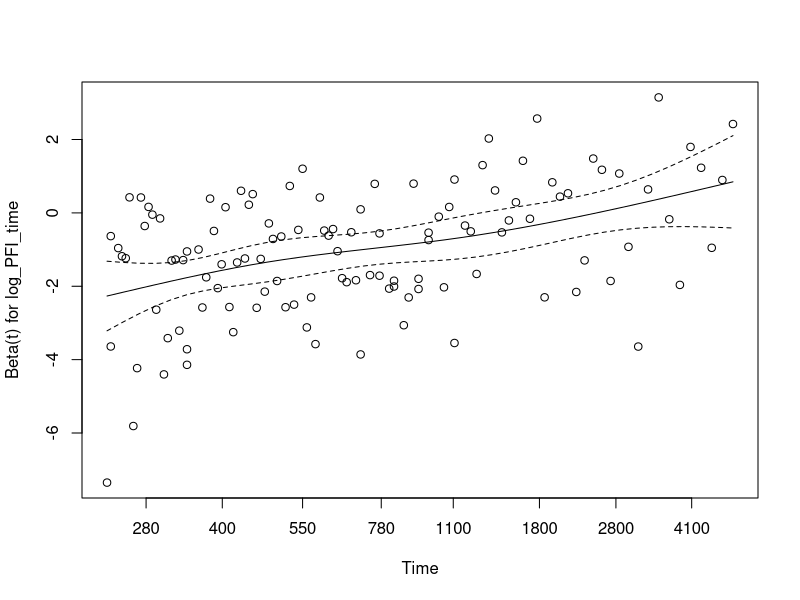
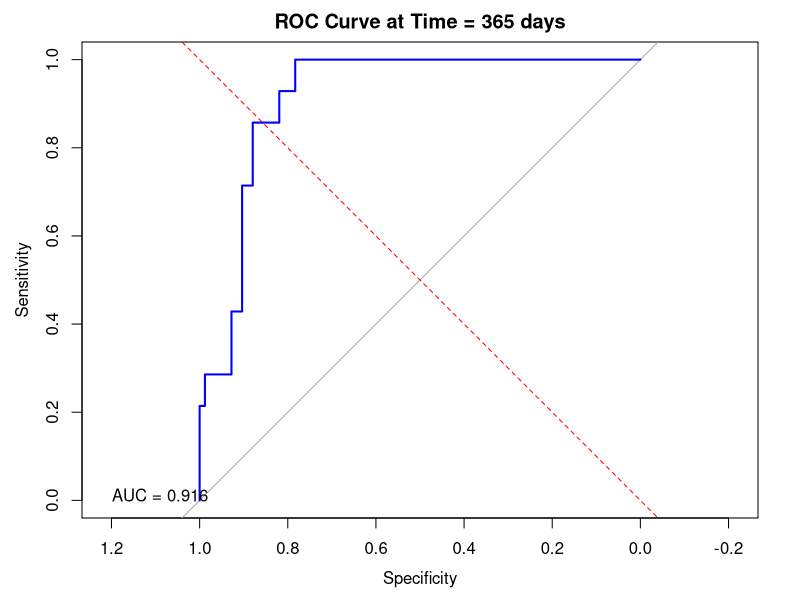

R code for these plots, in order:
library(survival)  # Load the survival package for survival analysis
library(pROC)  # Load the pROC package for ROC curve analysis

set.seed(111)  # Set the random seed for reproducibility

# Read the data file "LUNG.txt", which is tab-separated, with the first row as the header
df = read.table("LUNG.txt", sep = "\t", header = TRUE)

# Extract the variable names from the second to the fifteenth columns
predict_variable = colnames(df)[2:15]
predict_variable  # Print the variable names

# Get the number of rows in the data frame
n <- nrow(df)

# Randomly select 65% of the data as the training set
train_indices <- sample(1:n, size = 0.65 * n)

# Split the data into training and testing sets based on the indices
train_data <- df[train_indices, ]  # Training data
test_data <- df[-train_indices, ]  # Testing data

# Initialize the matrix X for training data
X <- NULL

# Combine the predictor variables from the training data into matrix X
for (i in seq_along(predict_variable)) {	
	X <- cbind(X, train_data[[predict_variable[i]]])
}
# Convert to matrix form
X = as.matrix(X)

# Create a data frame for the Cox model with the survival time, event status, predictor variables,
# and the logarithm of PFI time
train <- data.frame(
  OS.time = train_data$OS.time,  # Overall survival time
  OS = train_data$OS,  # Overall survival event status
  X,  # Predictor variables
  log_PFI_time = log(train_data$PFI.time)  # Logarithm of PFI time
)

# Fit a Cox proportional hazards model using the training data
fit = coxph(Surv(OS.time, OS) ~ ., data = train)

# Test the proportional hazards assumption for the Cox model
zp = cox.zph(fit)
zp  # Print the test results

# Plot the Schoenfeld residuals for the log_PFI_time variable (15th covariate)
plot(zp[15])

# Split the training data into time intervals for time-dependent analysis
# The `cut` parameter specifies the time points at which the data is split
train_group = survSplit(Surv(OS.time, OS) ~ ., data = train, episode = "tgroup", cut = c(590, 1200))

# Fit a Cox model with time-dependent coefficients, using the split training data
fit2 = coxph(Surv(tstart, OS.time, OS) ~ X1 + X2 + X3 + X4 + X5 + X6 + X7 + X8 + X9 + X10 + X11 + X12 + X13 + X14 + 
             log_PFI_time:strata(tgroup), data = train_group)
fit2  # Print the model summary


# Test the proportional hazards assumption for the time-dependent Cox model
cox.zph(fit2)

# Initialize the matrix X for testing data
X <- NULL
for (i in seq_along(predict_variable)) {	
	X <- cbind(X, test_data[[predict_variable[i]]])
}
# Convert to matrix form
X = as.matrix(X)

# Define the time interval for ROC analysis
time_start <- 0  # Start of the interval
time_end <- 365  # End of the interval (1 year)
# Define the event status for OS at the end of the time interval (1 year)
event_OS_365 <- with(test_data, ifelse(OS.time > time_start & OS.time <= time_end & OS == 1, 1, 0))

# Create a data frame for the test data with the survival time, event status,
# predictor variables, logarithm of PFI time, and the event status for 1 year OS
test <- data.frame(
  OS.time = test_data$OS.time,  # Overall survival time
  OS = test_data$OS,  # Overall survival event status
  X,  # Predictor variables
  log_PFI_time = log(test_data$PFI.time),  # Logarithm of PFI time
  event_OS_365 = event_OS_365  # Event status for 1 year OS
)

# Split the test data into time intervals for time-dependent analysis
test_group = survSplit(Surv(OS.time, OS) ~ ., data = test, episode = "tgroup", cut = c(590, 1150))

# Predict the risk scores for the test data using the time-dependent Cox model
test_predict <- data.frame(
  test_group,
  risk_predict = predict(fit2, newdata = test_group, type = "risk")
)

# Create a final test data frame with risk scores for the first time interval
test_final <- data.frame(
  test,
  risk_predict = test_predict[test_predict$tgroup == 1, ]$risk_predict
)

# Compute the ROC curve for the predicted risk scores against the 1-year OS event status
roc_curve <- roc(test_final$event_OS_365, test_final$risk_predict, quiet = TRUE)

# Plot the ROC curve
plot(roc_curve, col = "blue", main = paste("ROC Curve at Time =", 365, "days"))
abline(a = 0, b = 1, col = "red", lty = 2)  # Add a diagonal line for reference
auc_value <- auc(roc_curve)  # Calculate the area under the ROC curve (AUC)
legend("bottomleft", legend = paste("AUC =", round(auc_value, 3)), bty = "n", col = "blue")
